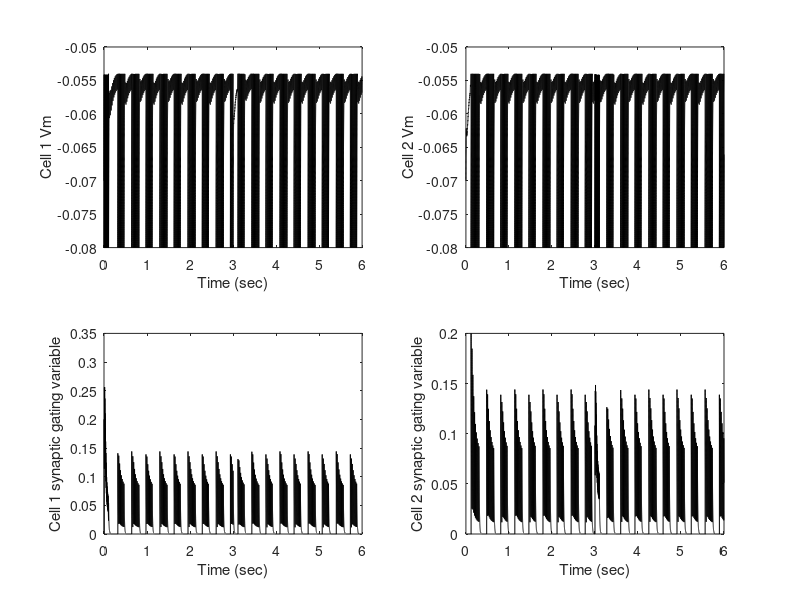

The MATLAB script that drew this image:
%tutorial 5.3 part b v
%Sayaka (Saya) Minegishi
% minegishis@brandeis.edu
% Mar 12 2024
%%%%%%%%%%%%%%%%%%%%%%%%%%%%%%%%%%%%%%%%%%%%%%%%%%%%%%%%%%%%%%%%%%%%%%%%%%%
close all
clear all

%% Simulation parameters (identical across cells)
dt = 0.0001;                % time-step
tmax = 6; %maximum simulation time (s)
t = 0:dt:tmax;               % vector of time-points (s)


istart1 = 0;          % time applied current starts (sec) for cell1
istart2 = tmax/2;          % time applied current starts (sec) for cell 2
ilength=0.1;    % length of applied current pulse (sec)

Ie1= 3e-9;          % magnitude of applied current pulse

Ie2= 3e-9;          % magnitude of applied current pulse

%% Parameters for the lif neurons
Vth = -0.054;               % threshold potential (to produce spike)
Vreset = -0.080;            % reset potential (post-spike)
Cm = 1e-9;               % total membrane capacitance
R = 10e6; % membrane resistance
E_L = -70e-3;               % leak potential 

E12_rev = -70e-3;
E21_rev = -70e-3;
G12 = 1e-6; 
G21 = 1e-6;
tau_syn = 10e-3; %time constant
tau_D = 0.2; %time constant for depression variable

I01 = 2e-9; %baseline current for cell 1
I02 = 2e-9; %baseline current for cell 2
p_r = 0.2;

% define white noise
sigm = 0; %noise level
       
 
% Set up applied current to cell 1
I1app=zeros(size(t));   
for i = 1:round(istart1/dt)
    I1app(i) = I01;     % baseline (negative here)
end
for i=round(istart1/dt)+1:round((istart1+ilength)/dt) % make non-zero for duration of current pulse
    I1app(i) = Ie1 + I01;     % applied current (in fact zero)
end
for i = round((istart1+ilength)/dt):length(I1app)
    I1app(i) = I01; %return to baseline current
end

% Set up applied current to cell 2
I2app=zeros(size(t));   % Applied current vector
for i = 1:round(istart2/dt)
    I2app(i) = I02;
end
for i=round(istart2/dt)+1:round((istart2+ilength)/dt) % make non-zero for duration of current pulse
    I2app(i) = Ie2 + I02;
end
for i = round((istart2+ilength)/dt):length(I2app)
    I2app(i) = I02;
end
    

%% Begin with all variables for cell 1
% Define the arrays
V1=zeros(size(t));          % membrane potential
V1(1) = E_L;                % set the initial value of voltage     

%% repeat with all variables for cell 2
% Define the arrays
V2=zeros(size(t));          % membrane potential
V2(1) = E_L;                % set the initial value of voltage     


D1 = ones(size(t));   %depression variable for cell1
D2 = ones(size(t));   %depression variable for cell 2
syn1=zeros(size(t));    % synaptic gating variable from spikes in cell 1
syn2=zeros(size(t));    % synaptic gating variable from spikes in cell 2
spikes1 = zeros(size(t));   % store spikes of cell 1
spikes2 = zeros(size(t));   % store spikes of cell 2
spike1now = 0;              % set to 1 when cell 1 is in a spike
spike2now = 0;              % set to 1 when cell 2 is in a spike

% nspikewidth is number of time-points to update conductance following a spike
nspikewidth = round(tau_syn*10/dt);  


%% Now simulate trials, each with a different applied current

for i = 2:length(t)            % loop through all time points
    % next line: Forward Euler method to update membrane potential for
    % cell 1 first
    noise = randn(1)* sigm/sqrt(dt); %noise term to add to the total membrane potential. sigma * n(t)
 
    V1(i) = V1(i-1) + dt*((E_L - V1(i-1))/R + I1app(i-1) +G21*syn2(i-1)*(E21_rev -V1(i-1)) + noise)/Cm;
    %update gating variables and depression variable
    syn1(i) = syn1(i-1) + dt*(-syn1(i-1)/tau_syn);
    D1(i) = D1(i-1) + dt*((1-D1(i-1))/tau_D);

    if V1(i) > Vth              % if potential is above threshold
        spikes1(i) = 1;          % record the spike at that time-point
        V1(i) = Vreset;          % reset the potential

        syn1(i) = syn1(i) + p_r*D1(i)*(1-syn1(i));
        D1(i) = D1(i)*(1-p_r);
        
    end
    
    %repeat for cell 2
     V2(i) = V2(i-1) + dt*((E_L - V2(i-1))/R + I2app(i-1) +G12*syn1(i-1)*(E12_rev -V2(i-1)) + noise)/Cm;
    %update gating variables and depression variable
    syn2(i) = syn2(i-1) + dt*(-syn2(i-1)/tau_syn);
    D2(i) = D2(i-1) + dt*((1-D2(i-1))/tau_D);

    if V2(i) > Vth              % if potential is above threshold
        spikes2(i) = 1;          % record the spike at that time-point
        V2(i) = Vreset;          % reset the potential
         syn2(i) = syn2(i) + p_r*D2(i)*(1-syn2(i));
        D2(i) = D2(i)*(1-p_r);
    end

   
end                    
    
    %% Finally plot membrane potentials as a function of time
figure(1)
% Membrane potential of cell 1 in the upper panel
subplot(2,2,1)      
plot(t,V1,'k', 'LineWidth',0.001)
xlabel('Time (sec)')
ylabel('Cell 1 Vm')
hold on
% Membrane potential of cell 2 in the lower panel
subplot(2,2,2)      
plot(t,V2,'k', 'LineWidth',0.001)
xlabel('Time (sec)')
ylabel('Cell 2 Vm')

%plot synaptic gating variables against time
subplot(2,2,3)      
plot(t,syn1,'k', 'LineWidth',0.001)
xlabel('Time (sec)')
ylabel('Cell 1 synaptic gating variable')

%plot synaptic gating variables against time
subplot(2,2,4)      
plot(t,syn2,'k', 'LineWidth',0.001)
xlabel('Time (sec)')
ylabel('Cell 2 synaptic gating variable')
hold off
